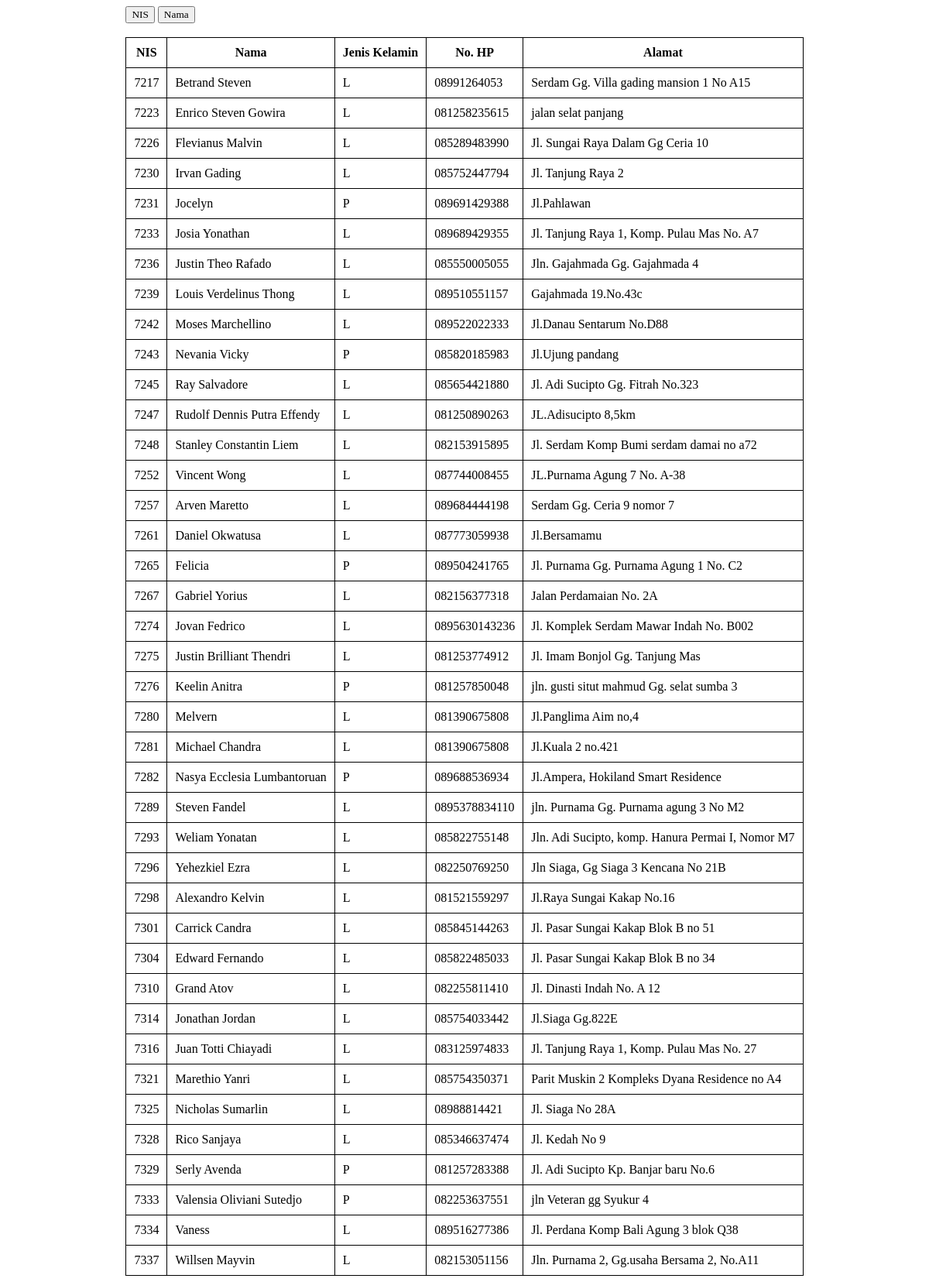
The page / on the database its author committed.
### tables this page shows
CREATE TABLE `tb_siswa` (
  `nis` int(10) NOT NULL,
  `nama` varchar(100) DEFAULT NULL,
  `jenis_kelamin` varchar(100) DEFAULT NULL,
  `no_hp` text DEFAULT NULL,
  `alamat` text DEFAULT NULL
);

### get-values.php (called while the page is built, shortened)
<?php
    $conn = mysqli_connect("localhost", "root", "", "xitkj2_pdl");
    function get_values(){
        global $conn;
        $query = "";
        if(isset($_GET["order-by"]) && $_GET["order-by"] == "nama"){
            $query = "SELECT * FROM tb_siswa ORDER BY nama";
        }else{
            $query = "SELECT * FROM tb_siswa";
        }
        $result = mysqli_query($conn, $query);
        $rows = [];
        while($row = mysqli_fetch_assoc($result)){
            $rows[] = $row;
        }
        return $rows;
    }
?>

### index.php (the view, shortened to what this page needs)
<!DOCTYPE html>
<html lang="en">
<head>
</head>
<body>
    <?php
        require "get-values.php";
        $values = get_values();
    ?>
    <form method="get">
        <button type="submit" name="order-by" value="nis">NIS</button>
        <button type="submit" name="order-by" value="nama">Nama</button>
        <br><br>
        <table>
            <tr>
                <th>NIS</th>
                <th>Nama</th>
                <th>Jenis Kelamin</th>
                <th>No. HP</th>
                <th>Alamat</th>
            </tr>
            <?php foreach($values as $value): ?>
                <tr>
                    <td><?= $value["nis"] ?></td>
                    <td><?= $value["nama"] ?></td>
                    <td><?= $value["jenis_kelamin"] ?></td>
                    <td><?= $value["no_hp"] ?></td>
                    <td><?= $value["alamat"] ?></td>
                </tr>
            <?php endforeach; ?>
        </table>
    </form>
</body>
</html>

### index.php (style rules this page uses)
* { font-family : calibri; }
body { display : grid; place-items : center; }
table, tr, td, th { border : 1px solid black; border-collapse : collapse; }
td, th { padding : 10px; }

### rows shown on the page
tb_siswa: nis "7217", nama "Betrand Steven", jenis_kelamin "L", no_hp "08991264053", alamat "Serdam Gg. Villa gading mansion 1 No A15"
tb_siswa: nis "7223", nama "Enrico Steven Gowira", jenis_kelamin "L", no_hp "081258235615", alamat "jalan selat panjang"
tb_siswa: nis "7226", nama "Flevianus Malvin", jenis_kelamin "L", no_hp "085289483990", alamat "Jl. Sungai Raya Dalam Gg Ceria 10"
tb_siswa: nis "7230", nama "Irvan Gading", jenis_kelamin "L", no_hp "085752447794", alamat "Jl. Tanjung Raya 2"
tb_siswa: nis "7231", nama "Jocelyn", jenis_kelamin "P", no_hp "089691429388", alamat "Jl.Pahlawan"
tb_siswa: nis "7233", nama "Josia Yonathan", jenis_kelamin "L", no_hp "089689429355", alamat "Jl. Tanjung Raya 1, Komp. Pulau Mas No. A7"
tb_siswa: nis "7236", nama "Justin Theo Rafado", jenis_kelamin "L", no_hp "085550005055", alamat "Jln. Gajahmada Gg. Gajahmada 4"
tb_siswa: nis "7239", nama "Louis Verdelinus Thong", jenis_kelamin "L", no_hp "089510551157", alamat "Gajahmada 19.No.43c"
tb_siswa: nis "7242", nama "Moses Marchellino", jenis_kelamin "L", no_hp "089522022333", alamat "Jl.Danau Sentarum No.D88"
tb_siswa: nis "7243", nama "Nevania Vicky", jenis_kelamin "P", no_hp "085820185983", alamat "Jl.Ujung pandang"
tb_siswa: nis "7245", nama "Ray Salvadore", jenis_kelamin "L", no_hp "085654421880", alamat "Jl. Adi Sucipto Gg. Fitrah No.323"
tb_siswa: nis "7247", nama "Rudolf Dennis Putra Effendy", jenis_kelamin "L", no_hp "081250890263", alamat "JL.Adisucipto 8,5km"
tb_siswa: nis "7248", nama "Stanley Constantin Liem", jenis_kelamin "L", no_hp "082153915895", alamat "Jl. Serdam Komp Bumi serdam damai no a72"
tb_siswa: nis "7252", nama "Vincent Wong", jenis_kelamin "L", no_hp "087744008455", alamat "JL.Purnama Agung 7 No. A-38"
tb_siswa: nis "7257", nama "Arven Maretto", jenis_kelamin "L", no_hp "089684444198", alamat "Serdam Gg. Ceria 9 nomor 7"
tb_siswa: nis "7261", nama "Daniel Okwatusa", jenis_kelamin "L", no_hp "087773059938", alamat "Jl.Bersamamu"
tb_siswa: nis "7265", nama "Felicia", jenis_kelamin "P", no_hp "089504241765", alamat "Jl. Purnama Gg. Purnama Agung 1 No. C2"
tb_siswa: nis "7267", nama "Gabriel Yorius", jenis_kelamin "L", no_hp "082156377318", alamat "Jalan Perdamaian No. 2A"
tb_siswa: nis "7274", nama "Jovan Fedrico", jenis_kelamin "L", no_hp "0895630143236", alamat "Jl. Komplek Serdam Mawar Indah No. B002"
tb_siswa: nis "7275", nama "Justin Brilliant Thendri", jenis_kelamin "L", no_hp "081253774912", alamat "Jl. Imam Bonjol Gg. Tanjung Mas"
tb_siswa: nis "7276", nama "Keelin Anitra", jenis_kelamin "P", no_hp "081257850048", alamat "jln. gusti situt mahmud Gg. selat sumba 3"
tb_siswa: nis "7280", nama "Melvern", jenis_kelamin "L", no_hp "081390675808", alamat "Jl.Panglima Aim no,4"
tb_siswa: nis "7281", nama "Michael Chandra", jenis_kelamin "L", no_hp "081390675808", alamat "Jl.Kuala 2 no.421"
tb_siswa: nis "7282", nama "Nasya Ecclesia Lumbantoruan", jenis_kelamin "P", no_hp "089688536934", alamat "Jl.Ampera, Hokiland Smart Residence"
tb_siswa: nis "7289", nama "Steven Fandel", jenis_kelamin "L", no_hp "0895378834110", alamat "jln. Purnama Gg. Purnama agung 3 No M2"
tb_siswa: nis "7293", nama "Weliam Yonatan", jenis_kelamin "L", no_hp "085822755148", alamat "Jln. Adi Sucipto, komp. Hanura Permai I, Nomor M7"
tb_siswa: nis "7296", nama "Yehezkiel Ezra", jenis_kelamin "L", no_hp "082250769250", alamat "Jln Siaga, Gg Siaga 3 Kencana No 21B"
tb_siswa: nis "7298", nama "Alexandro Kelvin", jenis_kelamin "L", no_hp "081521559297", alamat "Jl.Raya Sungai Kakap No.16"
tb_siswa: nis "7301", nama "Carrick Candra", jenis_kelamin "L", no_hp "085845144263", alamat "Jl. Pasar Sungai Kakap Blok B no 51"
tb_siswa: nis "7304", nama "Edward Fernando", jenis_kelamin "L", no_hp "085822485033", alamat "Jl. Pasar Sungai Kakap Blok B no 34"
tb_siswa: nis "7310", nama "Grand Atov", jenis_kelamin "L", no_hp "082255811410", alamat "Jl. Dinasti Indah No. A 12"
tb_siswa: nis "7314", nama "Jonathan Jordan", jenis_kelamin "L", no_hp "085754033442", alamat "Jl.Siaga Gg.822E"
tb_siswa: nis "7316", nama "Juan Totti Chiayadi", jenis_kelamin "L", no_hp "083125974833", alamat "Jl. Tanjung Raya 1, Komp. Pulau Mas No. 27"
tb_siswa: nis "7321", nama "Marethio Yanri", jenis_kelamin "L", no_hp "085754350371", alamat "Parit Muskin 2 Kompleks Dyana Residence no A4"
tb_siswa: nis "7325", nama "Nicholas Sumarlin", jenis_kelamin "L", no_hp "08988814421", alamat "Jl. Siaga No 28A"
tb_siswa: nis "7328", nama "Rico Sanjaya", jenis_kelamin "L", no_hp "085346637474", alamat "Jl. Kedah No 9"
tb_siswa: nis "7329", nama "Serly Avenda", jenis_kelamin "P", no_hp "081257283388", alamat "Jl. Adi Sucipto Kp. Banjar baru No.6"
tb_siswa: nis "7333", nama "Valensia Oliviani Sutedjo", jenis_kelamin "P", no_hp "082253637551", alamat "jln Veteran gg Syukur 4"
tb_siswa: nis "7334", nama "Vaness", jenis_kelamin "L", no_hp "089516277386", alamat "Jl. Perdana Komp Bali Agung 3 blok Q38"
tb_siswa: nis "7337", nama "Willsen Mayvin", jenis_kelamin "L", no_hp "082153051156", alamat "Jln. Purnama 2, Gg.usaha Bersama 2, No.A11"
